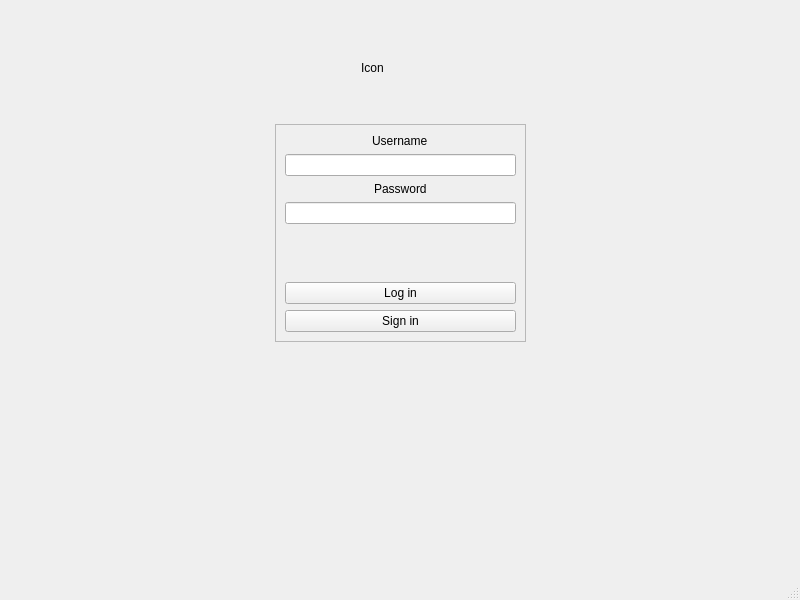
<?xml version="1.0" encoding="UTF-8"?>
<ui version="4.0">
 <class>LoginWindow</class>
 <widget class="QMainWindow" name="LoginWindow">
  <property name="geometry">
   <rect>
    <x>0</x>
    <y>0</y>
    <width>800</width>
    <height>600</height>
   </rect>
  </property>
  <property name="windowTitle">
   <string>Log in</string>
  </property>
  <widget class="QWidget" name="centralwidget">
   <layout class="QGridLayout" name="gridLayout">
    <item row="0" column="0">
     <widget class="QStackedWidget" name="stackedWidget">
      <widget class="QWidget" name="page">
       <layout class="QGridLayout" name="gridLayout_2">
        <item row="0" column="3">
         <spacer name="verticalSpacer_3">
          <property name="orientation">
           <enum>Qt::Vertical</enum>
          </property>
          <property name="sizeType">
           <enum>QSizePolicy::Maximum</enum>
          </property>
          <property name="sizeHint" stdset="0">
           <size>
            <width>20</width>
            <height>40</height>
           </size>
          </property>
         </spacer>
        </item>
        <item row="1" column="0">
         <spacer name="horizontalSpacer_3">
          <property name="orientation">
           <enum>Qt::Horizontal</enum>
          </property>
          <property name="sizeHint" stdset="0">
           <size>
            <width>40</width>
            <height>20</height>
           </size>
          </property>
         </spacer>
        </item>
        <item row="1" column="2">
         <widget class="QLabel" name="label_3">
          <property name="text">
           <string>Icon</string>
          </property>
         </widget>
        </item>
        <item row="1" column="4">
         <spacer name="horizontalSpacer_4">
          <property name="orientation">
           <enum>Qt::Horizontal</enum>
          </property>
          <property name="sizeHint" stdset="0">
           <size>
            <width>40</width>
            <height>20</height>
           </size>
          </property>
         </spacer>
        </item>
        <item row="2" column="3">
         <spacer name="verticalSpacer_4">
          <property name="orientation">
           <enum>Qt::Vertical</enum>
          </property>
          <property name="sizeType">
           <enum>QSizePolicy::Maximum</enum>
          </property>
          <property name="sizeHint" stdset="0">
           <size>
            <width>20</width>
            <height>40</height>
           </size>
          </property>
         </spacer>
        </item>
        <item row="3" column="0">
         <spacer name="horizontalSpacer">
          <property name="orientation">
           <enum>Qt::Horizontal</enum>
          </property>
          <property name="sizeHint" stdset="0">
           <size>
            <width>248</width>
            <height>20</height>
           </size>
          </property>
         </spacer>
        </item>
        <item row="3" column="1" colspan="3">
         <widget class="QFrame" name="frame">
          <property name="minimumSize">
           <size>
            <width>251</width>
            <height>0</height>
           </size>
          </property>
          <property name="frameShape">
           <enum>QFrame::StyledPanel</enum>
          </property>
          <property name="frameShadow">
           <enum>QFrame::Raised</enum>
          </property>
          <layout class="QVBoxLayout" name="verticalLayout">
           <item alignment="Qt::AlignHCenter">
            <widget class="QLabel" name="label">
             <property name="text">
              <string>Username</string>
             </property>
            </widget>
           </item>
           <item>
            <widget class="QLineEdit" name="lineEdit"/>
           </item>
           <item alignment="Qt::AlignHCenter">
            <widget class="QLabel" name="label_2">
             <property name="text">
              <string>Password</string>
             </property>
            </widget>
           </item>
           <item>
            <widget class="QLineEdit" name="lineEdit_2"/>
           </item>
           <item>
            <spacer name="verticalSpacer_2">
             <property name="orientation">
              <enum>Qt::Vertical</enum>
             </property>
             <property name="sizeHint" stdset="0">
              <size>
               <width>20</width>
               <height>40</height>
              </size>
             </property>
            </spacer>
           </item>
           <item>
            <widget class="QPushButton" name="pushButton">
             <property name="text">
              <string>Log in</string>
             </property>
            </widget>
           </item>
           <item>
            <widget class="QPushButton" name="pushButton_2">
             <property name="text">
              <string>Sign in</string>
             </property>
            </widget>
           </item>
          </layout>
         </widget>
        </item>
        <item row="3" column="4">
         <spacer name="horizontalSpacer_2">
          <property name="orientation">
           <enum>Qt::Horizontal</enum>
          </property>
          <property name="sizeHint" stdset="0">
           <size>
            <width>247</width>
            <height>20</height>
           </size>
          </property>
         </spacer>
        </item>
        <item row="4" column="1">
         <spacer name="verticalSpacer">
          <property name="orientation">
           <enum>Qt::Vertical</enum>
          </property>
          <property name="sizeHint" stdset="0">
           <size>
            <width>20</width>
            <height>157</height>
           </size>
          </property>
         </spacer>
        </item>
       </layout>
      </widget>
      <widget class="QWidget" name="page_2"/>
     </widget>
    </item>
   </layout>
  </widget>
  <widget class="QMenuBar" name="menubar">
   <property name="geometry">
    <rect>
     <x>0</x>
     <y>0</y>
     <width>800</width>
     <height>22</height>
    </rect>
   </property>
  </widget>
  <widget class="QStatusBar" name="statusbar"/>
 </widget>
 <resources/>
 <connections/>
</ui>
